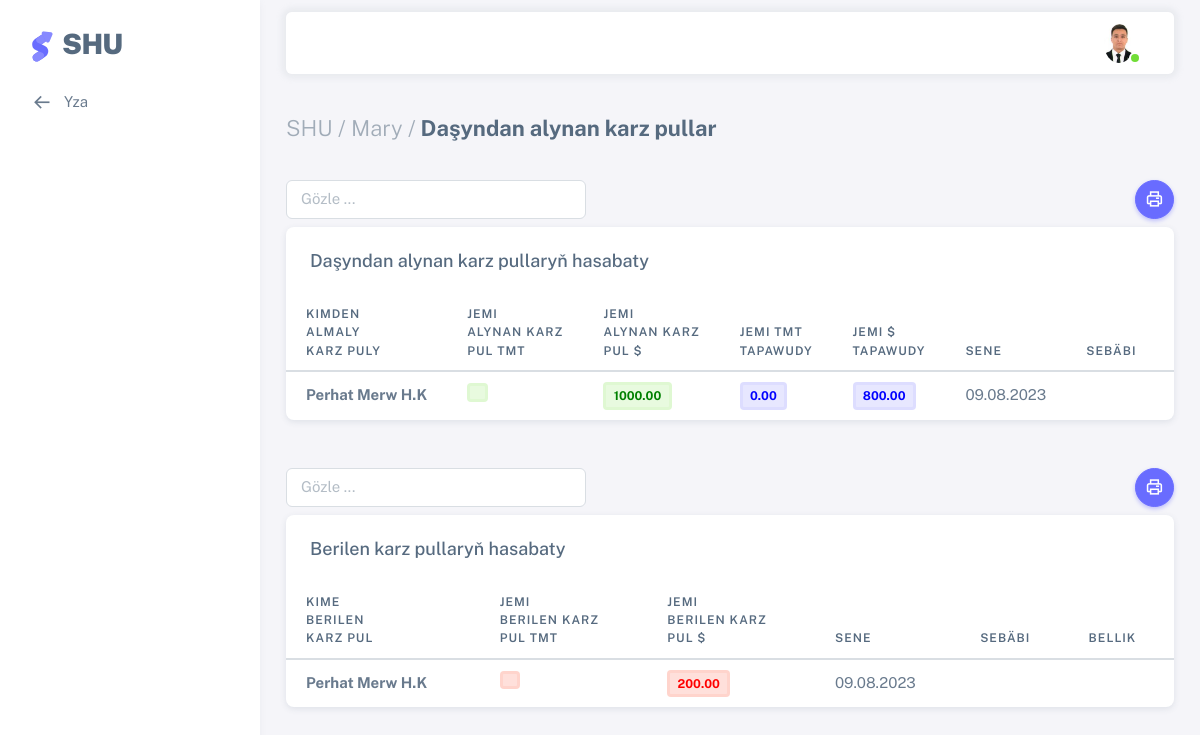
Page /karz_pul/ (signed in) on the committed database.
### users/models.py (models this page shows, shortened)
class AllUsers(AbstractUser):
    username = models.CharField(max_length=100, unique=True)
    office = models.ForeignKey(Office, on_delete=models.CASCADE, null=True)
    sehs = models.ForeignKey(Sehler, related_name='user_sehs', on_delete=models.CASCADE, null=True, blank=True)
    bolum = models.ForeignKey(Bolum, on_delete=models.CASCADE,null=True)
    wez = models.ForeignKey(Wez, on_delete=models.CASCADE, null=True)
    first_name = models.CharField(max_length=100)
    last_name = models.CharField(max_length=100)
    middle_name = models.CharField(max_length=100, null=True, blank=True)
    birth_date = models.DateField("Doglan senesi", default=timezone.now)
    tel = models.CharField("Telefon belgisi", max_length=12, null=True, blank=True)
    email = models.EmailField(unique=True)
    address = models.TextField(null=True, blank=True)
    user_code = models.CharField(max_length=12, unique=True, default=random_string, null=True, blank=True)
    image = models.ImageField(default='default.png', upload_to='profile_pics')

class Office(models.Model):
    name = models.CharField("Edara-kärhananyň ady", max_length=1000, null=True, blank=True)
    tel = models.CharField("Telefon belgisi", null=True, blank=True, max_length=12)
    reg_num = models.CharField("reg nomer", max_length=100, null=True, blank=True,)
    ind_num = models.CharField("indeks nomer", max_length=100, null=True, blank=True,)
    kpp_num = models.CharField(max_length=100, null=True, blank=True)
    address = models.TextField("Salgysy", null=True, blank=True)
    description = models.TextField("Gysga beyany", null=True, blank=True)
    slug = models.SlugField(max_length=300, unique=True, db_index=True, verbose_name="URL")
    def __str__(self):
        return self.name
    class Meta:
        verbose_name = 'Edara-kärhana'
        verbose_name_plural = 'Edara-kärhanalar'

### shu/models.py (models this page shows, shortened)
class Das_karz_alynanpul(models.Model):
    karzcy = models.CharField("Kime bermeli we kimden almaly karz puly", max_length=1000, blank=True,null=True)
    a_summa_m = models.DecimalField("Jemi alynan TMT",default=0,max_digits=10, decimal_places=2, null=True, blank=True)
    a_summa_d = models.DecimalField("Jemi alynan $",default=0,max_digits=10, decimal_places=2, null=True, blank=True)
    jemi_m = models.DecimalField("Jemi TMT",default=0,max_digits=10, decimal_places=2, null=True, blank=True)
    jemi_d = models.DecimalField("Jemi $",default=0,max_digits=10, decimal_places=2, null=True, blank=True)
    sebap = models.CharField("Jemi girdejileriniň sebäbi", max_length=100, blank=True,null=True,)
    bellik = models.TextField("Bellik", blank=True,null=True,)
    sene = models.DateField("Senesi", default=timezone.now, null=True, blank=True)
    has_sene = models.IntegerField("Senesi",null=True, blank=True, default=None)
    class Meta:
        verbose_name = 'Daşyndan alynan karz pul'
        verbose_name_plural = 'Daşyndan alynan karz pullar'

class Karz_yzyna_berilen(models.Model):
    alynan_karz = models.ForeignKey(Das_karz_alynanpul, on_delete=models.CASCADE, null=True)
    karzcy = models.CharField("Kime bermeli we kimden almaly karz puly", max_length=1000, blank=True,null=True)
    b_summa_m = models.DecimalField("Jemi berilen TMT",default=0,max_digits=10, decimal_places=2, null=True, blank=True)
    b_summa_d = models.DecimalField("Jemi berilen $",default=0,max_digits=10, decimal_places=2, null=True, blank=True)
    sebap = models.CharField("Jemi girdejileriniň sebäbi", max_length=100, blank=True,null=True,)
    bellik = models.TextField("Bellik", blank=True,null=True,)
    sene = models.DateField("Senesi", default=timezone.now, null=True, blank=True)
    has_sene = models.IntegerField("Senesi",null=True, blank=True, default=None)
    class Meta:
        verbose_name = 'Daşyndan berilen karz pul'
        verbose_name_plural = 'Daşyndan berilen karz pullar'

### shu/views.py (the view)
# urls.py: path('karz_pul/', views.Karz_pul, name='karz-pul'),
@login_required(login_url='login')
def Karz_pul(request):
    page_title = _('Daşyndan alynan karz pullar')
    krz_pul = Das_karz_alynanpul.objects.all()
    berilen = Karz_yzyna_berilen.objects.all()
    seneid1=Hasabat_sene.objects.last().id
    if request.method == 'POST':
        form = Karz_AlynanForm(request.POST, request.FILES)
        if form.is_valid():
            karzcy = form.cleaned_data['karzcy']
            a_summa_m = form.cleaned_data['a_summa_m']
            a_summa_d = form.cleaned_data['a_summa_d']
            sebap = form.cleaned_data['sebap']
            bellik = form.cleaned_data['bellik']
            al_karz=Das_karz_alynanpul.objects.create(karzcy=karzcy,has_sene=seneid1,
                                                 a_summa_m=a_summa_m,a_summa_d=a_summa_d,
                                                 sebap=sebap,bellik=bellik)
            al_karz.save()
            messages.success(request, 'Daşyndan alynan karz pul girizildi!')
            return redirect('karz-pul')
        else:
            messages.error(request, 'Ýalňyşlyk: Daşyndan alynan karz pul girizilmedi!')
    else:
        form = Karz_AlynanForm()
    paginator = Paginator(krz_pul, 10)
    page = request.GET.get('page')
    try:
        myuser = paginator.get_page(page)
    except PageNotAnInteger:
        myuser = paginator.page(1)
    except EmptyPage:
        myuser = paginator.page(paginator.num_pages)
    context = {'title': page_title,'myuser':myuser,'form': form,'berilen':berilen}
    return render(request, 'shu/karz_pullar.html', context)

### users/forms.py
class Karz_AlynanForm(forms.ModelForm):
    def __init__(self, *args, **kwargs):
        super(Karz_AlynanForm,self).__init__(*args, **kwargs)
    karzcy = forms.CharField(label=False,required=False, widget=forms.TextInput(attrs={'placeholder': 'Kimden almaly karz puly', 'class': 'form-control mb-3'}))
    a_summa_m = forms.DecimalField(label=False,required=False, widget=forms.NumberInput(attrs={'placeholder': 'Jemi alynan TMT', 'class': 'form-control mb-3'}))
    a_summa_d = forms.DecimalField(label=False,required=False, widget=forms.NumberInput(attrs={'placeholder': 'Jemi alynan $', 'class': 'form-control mb-3'}))
    sebap = forms.CharField(label=False,required=False, widget=forms.Textarea(attrs={'placeholder': 'Sebabi', 'class': 'form-control mb-3', 'style': 'height:100px;'}))
    bellik = forms.CharField(label=False,required=False, widget=forms.TextInput(attrs={'placeholder': 'Bellik', 'class': 'form-control mb-3', 'style': 'height:100px;'}))
    class Meta:
        model = Das_karz_alynanpul
        fields = ('karzcy', 'a_summa_m','a_summa_d','sebap', 'bellik')

### users/models.py (called while the page is built)
    def __str__(self):
        return self.name

### shu/templates/shu/karz_pullar.html (shortened to what this page needs)
{% extends 'shu/base.html' %}
{% load i18n %}
{% load crispy_forms_tags %}
{% load static %}
{% block menu %}
<li class="menu-item">
  <a href="{% url 'dashboard' %}" class="menu-link">
    <i class="menu-icon tf-icons bx bx-arrow-back"></i>
    <div>Yza</div>
  </a>
</li>
{% endblock menu %}
{% block content %}
<div class="content-wrapper">
    <div class="container-xxl flex-grow-1 container-p-y">
      <h4 class="fw-bold py-3 mb-4"><span class="text-muted fw-light">SHU / {{ user.office|default_if_none:"" }} /</span> {{ title }}</h4>
    <a><button style="float:right;" onclick="printData()" class="btn rounded-pill btn-icon btn-primary"> <i class="tf-icons bx bx-printer"></i></button>
    <input class="form-control mb-2" style="width:300px;" id='myInput' onkeyup='myFunction()' type='text' placeholder="Gözle ..."></a>
    <div class="card" id="printTable">
      <h5 class="card-header">Daşyndan alynan karz pullaryň hasabaty</h5>
      <div class="table-responsive text-nowrap">
        <table class="table table-hover" id="myTable">
          <thead>
            <tr>
              <th>Kimden<br>almaly<br>karz puly</th>
              <th>Jemi<BR>alynan karz<BR>pul TMT</th>
              <th>Jemi<BR>alynan karz<BR>pul $</th>
              <th>Jemi TMT<br>tapawudy</th>
              <th>Jemi $<br>tapawudy</th>
              <th>Sene</th>
              <th>Sebäbi</th>
              <th>Bellik</th>
            </tr>
          </thead>
          <tbody class="table-border-bottom-0">
            {% for deg in myuser %}
            <tr>
              <td><strong>{{deg.karzcy|default_if_none:""}}</strong></td>
              <td><span class="badge bg-label-success border-light-success me-1"><strong style="color:Green;">{{deg.a_summa_m|floatformat:2|default_if_none:""}}</strong></span></td>
              <td><span class="badge bg-label-success border-light-success me-1"><strong style="color:Green;">{{deg.a_summa_d|floatformat:2|default_if_none:""}}</strong></span></td>
              <td><span class="badge bg-label-primary border-light-primary me-1"><strong style="color:Blue;">{{deg.jemi_m|floatformat:2|default_if_none:""}}</strong></span></td>
              <td><span class="badge bg-label-primary border-light-primary me-1"><strong style="color:Blue;">{{deg.jemi_d|floatformat:2|default_if_none:""}}</strong></span></td>
              <td>{{deg.sene|date:"d.m.Y"}}</td>
              <td>{{deg.sebap|default_if_none:""}}</td>
              <td>{{deg.bellik|default_if_none:""}}</td>
            </tr>
            {% endfor %}
          </tbody>
        </table>
      </div>
    </div>
    <a><button style="float:right;" onclick="printData1()" class="btn rounded-pill btn-icon btn-primary"> <i class="tf-icons bx bx-printer"></i></button>
    <input class="form-control mb-2 mt-5" style="width:300px;" id='myInput1' onkeyup='myFunction1()' type='text' placeholder="Gözle ..."></a>
    <div class="card mb-5" id="printTable1">
      <h5 class="card-header">Berilen karz pullaryň hasabaty</h5>
      <div class="table-responsive text-nowrap">
        <table class="table table-hover" id="myTable1">
          <thead>
            <tr>
              <th>Kime<br>berilen<br>karz pul</th>
              <th>Jemi<BR>berilen karz<BR>pul TMT</th>
              <th>Jemi<BR>berilen karz<BR>pul $</th>
              <th>Sene</th>
              <th>Sebäbi</th>
              <th>Bellik</th>
            </tr>
          </thead>
          <tbody class="table-border-bottom-0">
            {% for deg in berilen %}
            <tr>
              <td><strong>{{deg.karzcy|default_if_none:""}}</strong></td>
              <td><span class="badge bg-label-danger border-light-danger me-1"><strong style="color:Red;">{{deg.b_summa_m|floatformat:2|default_if_none:""}}</strong></span></td>
              <td><span class="badge bg-label-danger border-light-danger me-1"><strong style="color:Red;">{{deg.b_summa_d|floatformat:2|default_if_none:""}}</strong></span></td>
              <td>{{deg.sene|date:"d.m.Y"}}</td>
              <td>{{deg.sebap|default_if_none:""}}</td>
              <td>{{deg.bellik|default_if_none:""}}</td>
            </tr>
            {% endfor %}
          </tbody>
        </table>
      </div>
    </div>
    </div>
  </div>
</div>
{% endblock content %}

### templates/include/header.html (shortened to what this page needs)
	{% load static i18n %}
	{% load crispy_forms_tags %}
		<nav class="layout-navbar container-xxl navbar navbar-expand-xl navbar-detached align-items-center bg-navbar-theme" id="layout-navbar">
		  <div class="navbar-nav-right d-flex align-items-center" id="navbar-collapse">
			<ul class="navbar-nav flex-row align-items-center ms-auto">
			  <li class="nav-item navbar-dropdown dropdown-user dropdown">
				<a class="nav-link dropdown-toggle hide-arrow" href="javascript:void(0);" data-bs-toggle="dropdown">
				  <div class="avatar avatar-online">
					<img src="{{ user.image.url }}" onerror="this.onerror=null;this.src='{% static 'assets/img/avatars/default.png' %}'" alt class="w-px-30 h-auto rounded-circle" />
				  </div>
				</a>
			  </li>
			</ul>
		  </div>
		</nav>

### rows in the picture
AllUsers: image (picture), office "Mary"
Das_karz_alynanpul: karzcy "Perhat Merw H.K", a_summa_d "1000.00", jemi_m "0.00", jemi_d "800.00", sene "09.08.2023"
Karz_yzyna_berilen: karzcy "Perhat Merw H.K", b_summa_d "200.00", sene "09.08.2023"

### other values in the picture
{{ title }} "Daşyndan alynan karz pullar"
